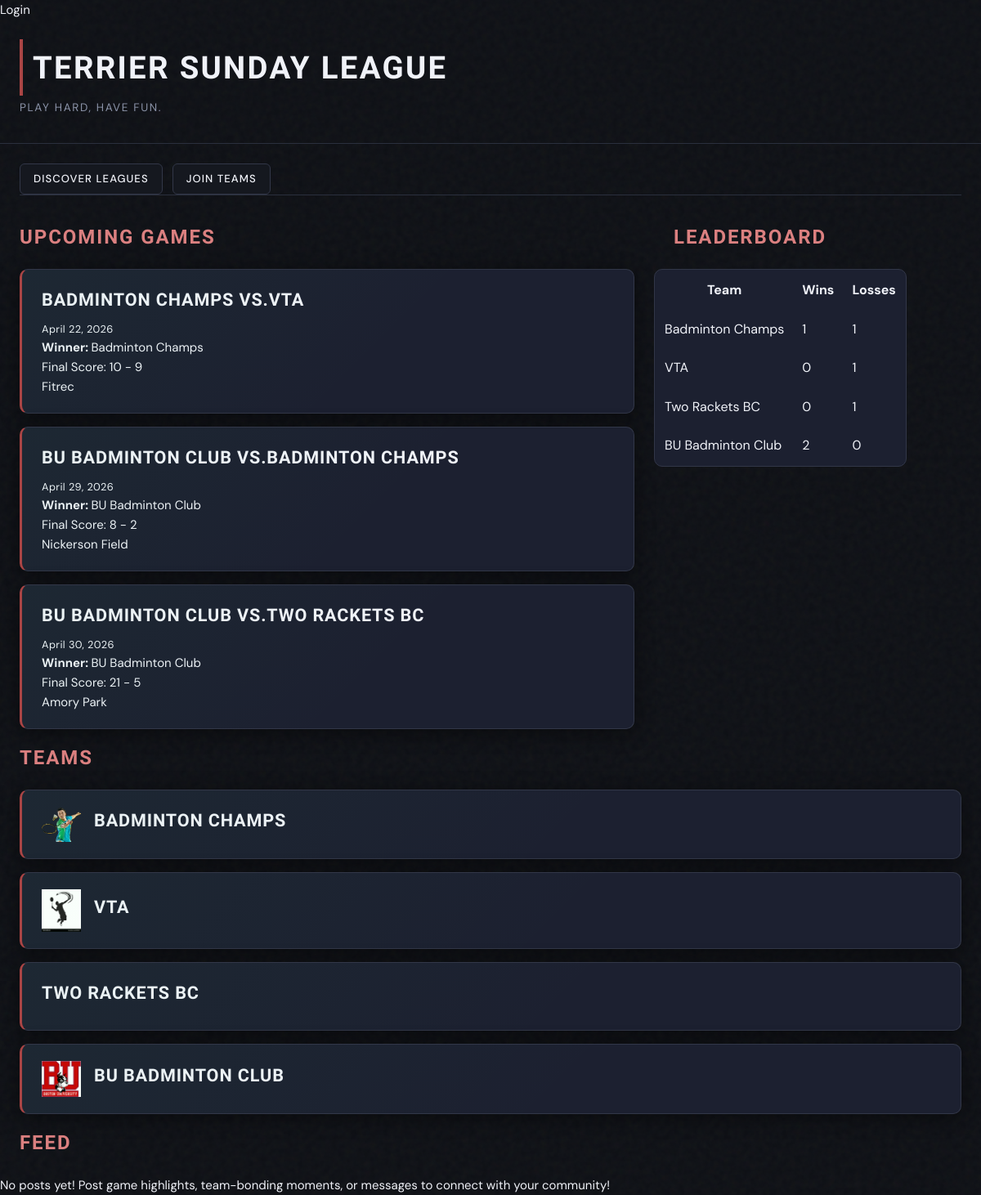
/sundayleague/league/3, run on the app's committed database.
### SundayLeague/models.py (models this page shows, shortened)
class Game(models.Model):
  league = models.ForeignKey(League, on_delete=models.CASCADE)
  time = models.DateField()
  team1 = models.ForeignKey(Team, on_delete=models.CASCADE, related_name='team_1')
  team2 = models.ForeignKey(Team, on_delete=models.CASCADE, related_name='team_2')
  winner = models.ForeignKey(Team, on_delete=models.CASCADE, related_name='winner', blank=True, null=True)
  final_score = models.TextField(blank=True)
  location = models.TextField(blank=False, default='')

class Team(models.Model):
  team_admin = models.ForeignKey(User, on_delete=models.CASCADE) # Controls team settings and can add new members
  name = models.TextField()
  league = models.ForeignKey(League, on_delete=models.CASCADE)
  picture = models.ImageField(default=None, blank=True, null=True)
  def getImageUrl(self):
    if self.picture:
      return self.picture.url
    else:
      return ''

### SundayLeague/views.py (the view)
# urls.py: path('league/<int:pk>', DetailLeague.as_view(), name='detail_league'),
class DetailLeague(DetailView):
  model=League
  template_name='SundayLeague/detail_league.html'
  context_object_name='league'
  """Insert some logic:
  -Filter games in the league. Ordering by closest start date first
  -Get all teams in this league
  -Filter which team has the most wins right now. Which has the most losses
  -Get all league posts
  """
  def get_context_data(self, **kwargs):
    league = League.objects.get(pk=self.kwargs['pk'])
    context = {
        "league": league,
        "games": league.getGames(),
        "teams": league.getTeams(),
        "leaderboard": league.getLeaderboard(),
        "posts": league.getPosts(),
    }
    return context

### SundayLeague/models.py (called while the page is built)
  def getGames(self):
    games = Game.objects.filter(league=self).order_by('time')
    return games

  def getTeams(self):
    teams = Team.objects.filter(league=self)
    return teams

  def getLeaderboard(self):
    teams = self.getTeams()
    wins = {}
    losses = {}
    for team in teams:
        wins[team.name] = 0
        losses[team.name] = 0
    games = self.getGames()
    for game in games:
        if game.winner is not None:
            if game.team1 != game.winner:
                losses[game.team1.name] += 1
                wins[game.team2.name] += 1
            else:
                losses[game.team2.name] += 1
                wins[game.team1.name] += 1
    return [
      {
          "team": team.name,
          "wins": wins[team.name],
          "losses": losses[team.name],
          "pk": team.pk
      }
      for team in teams
    ]

  def getPosts(self):
    posts = LeaguePost.objects.filter(league=self)
    return posts

### SundayLeague/templates/SundayLeague/detail_league.html
{% extends 'SundayLeague/base.html' %}
{% block content %}
  <div class="two-container">
    <div class="two-thirds">
      <h2>Upcoming Games</h2>
        {% if games %}
          {% for game in games %}
            <div class="card">
              <div class="game-card-header">
                <p class="team-title">{{ game.team1.name }} vs. </p>
                <p class="team-title">   {{ game.team2.name }}</p>
              </div>
              <p class="dates">{{ game.time }}</p>
              {% if game.winner %}
                <p><strong>Winner: </strong>{{ game.winner.name }}</p>
              {% endif %}
              {% if game.final_score %}
                <p> Final Score: {{ game.final_score }}</p>
              {% else %}
                <p>Final Score: TBD</p>
              {% endif %}
              <p>{{ game.location }}</p>
            </div>
          {% endfor %}
        {% else %}
          <p>No games scheduled.</p>
        {% endif %}
    </div>
    <div class="one-third">
      <h2>Leaderboard</h2>
      {% if leaderboard %}
        <table>
          <tr>
            <th>Team</th>
            <th>Wins</th>
            <th>Losses</th>
          </tr>
          {% for row in leaderboard %}
            <tr>
                <td><a href="{% url 'detail_team' row.pk %}">{{ row.team }}</a></td>
                <td>{{ row.wins }}</td>
                <td>{{ row.losses }}</td>
            </tr>
          {% endfor %}
        </table>
      {% endif %}
    </div>
  </div>
  <h2>Teams</h2>
  {% if teams %}
    {% for team in teams %}
      <div class="card">
        <a href="{% url 'detail_team' team.pk %}">
          <div class="game-card-header">
            {% if team.picture %}
              <img src="{{team.getImageUrl}}" class="team-pfp">
            {% endif %}
            <p class="league-title">{{ team.name }}</p>
          </div>
        </a>
      </div>
    {% endfor %}
  {% else %}
    <p>No teams.</p>
  {% endif %}
  <h2>Feed</h2>
  {% if posts %}
    {% for post in posts %}
      <div class="post">
        <a class="post-header" href="{% url 'detail_profile' post.posting_user.slprofile.pk %}">{{post.posting_user}}</a>
        <hr>
        {% if post.image %}
          <img src="{{post.getImageUrl}}" class="post-image">
        {% endif %}
        <p class="post-message">{{post.message}}</p>
      </div>
    {% endfor %}
  {% else %}
    <p>No posts yet! Post game highlights, team-bonding moments, or messages to connect with your community!</p>
  {% endif %}
{% endblock %}

### static/sundayleague.css (style rules this page uses)
:root { --bg-base: #0d0f14; --bg-surface: #15181f; --bg-card: #1c2030; --border-subtle: #2a2f3d; --border-card: #323748; --accent-green: #AA4545; --accent-amber: #DB8080; --accent-sky: #3ab8f5; --text-primary: #f0f2f8; --text-secondary: #8b93a8; --text-secondary-light: #f0f2f8; --text-dim: #555d72; --card-shadow: 0 4px 24px rgba(0,0,0,0.45); --glow-green: 0 0 12px rgba(57,232,122,0.25); --glow-amber: 0 0 12px rgba(245,166,35,0.22); }
*, *::before, *::after { box-sizing: border-box; margin: 0; padding: 0; }
h2 { font-family: 'Barlow Condensed', sans-serif; font-size: 1.5rem; font-weight: 600; letter-spacing: 0.08em; text-transform: uppercase; color: var(--accent-amber); margin: 0 1.5rem 1.25rem; }
.card { background: var(--bg-card); border: 1px solid var(--border-card); border-radius: 10px; padding: 1.25rem 1.5rem; margin: 0 1.5rem 1rem; box-shadow: var(--card-shadow); cursor: pointer; position: relative; overflow: hidden; transition: transform 0.18s ease, box-shadow 0.18s ease, border-color 0.18s ease; border-left: 3px solid var(--accent-green); }
.card::before { content: ''; position: absolute; inset: 0; background: linear-gradient(135deg, rgba(57,232,122,0.04) 0%, transparent 60%); pointer-events: none; }
.game-card-header { display: flex; flex-direction: row; align-items: center; }
.league-title { font-family: 'Barlow Condensed', sans-serif; font-size: 1.35rem; font-weight: 700; letter-spacing: 0.04em; text-transform: uppercase; color: var(--text-primary); margin-bottom: 0.5rem; }
.team-title { font-family: 'Barlow Condensed', sans-serif; font-size: 1.35rem; font-weight: 700; letter-spacing: 0.04em; text-transform: uppercase; color: var(--text-primary); margin-bottom: 0.5rem; }
.team-pfp { width: 3rem; height: auto; margin-right: 1rem; }
.dates { font-size: 0.8rem; color: var(--text-secondary-bright); letter-spacing: 0.03em; }
.two-container { display: flex; flex-direction: row; }
.two-thirds { flex:2 }
.one-third { flex:1; font-size: 1rem; }
table { background: var(--bg-card); border: 1px solid var(--border-card); border-radius: 10px; }
th, td { padding: 10px; }
a:link { text-decoration: none; color: var(--text-secondary-bright);; }

### data on the page
Game: team1.name "BADMINTON CHAMPS", team2.name "VTA", time "April 22, 2026", winner.name "Badminton Champs", final_score "10 - 9", location "Fitrec"
Game: team1.name "BU BADMINTON CLUB", team2.name "BADMINTON CHAMPS", time "April 29, 2026", winner.name "BU Badminton Club", final_score "8 - 2", location "Nickerson Field"
Game: team1.name "BU BADMINTON CLUB", team2.name "TWO RACKETS BC", time "April 30, 2026", winner.name "BU Badminton Club", final_score "21 - 5", location "Amory Park"
Team: team "Badminton Champs", getImageUrl (picture), name "BADMINTON CHAMPS"
Team: team "VTA", getImageUrl (picture), name "VTA"
Team: team "Two Rackets BC", name "TWO RACKETS BC"
Team: team "BU Badminton Club", getImageUrl (picture), name "BU BADMINTON CLUB"

### other printed values
{{ row.wins }} "1" "0" "0" "2"
{{ row.losses }} "1" "1" "1" "0"
